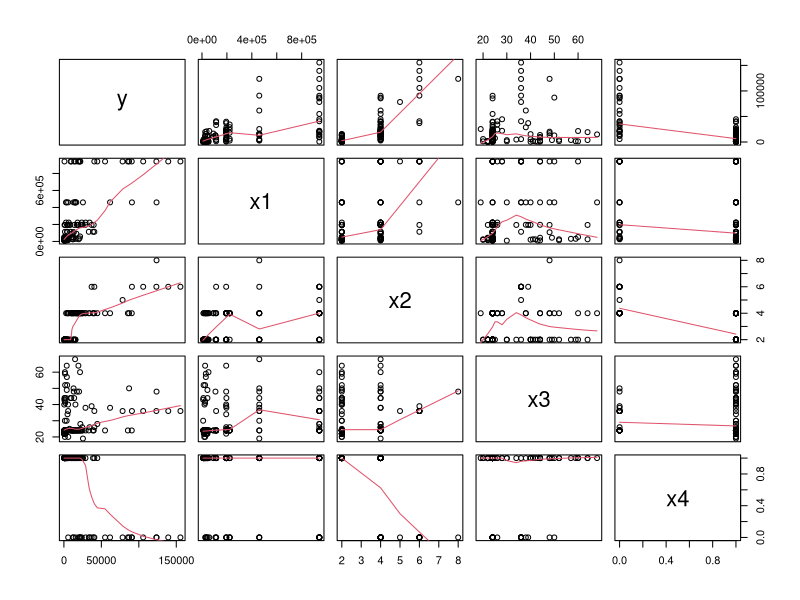
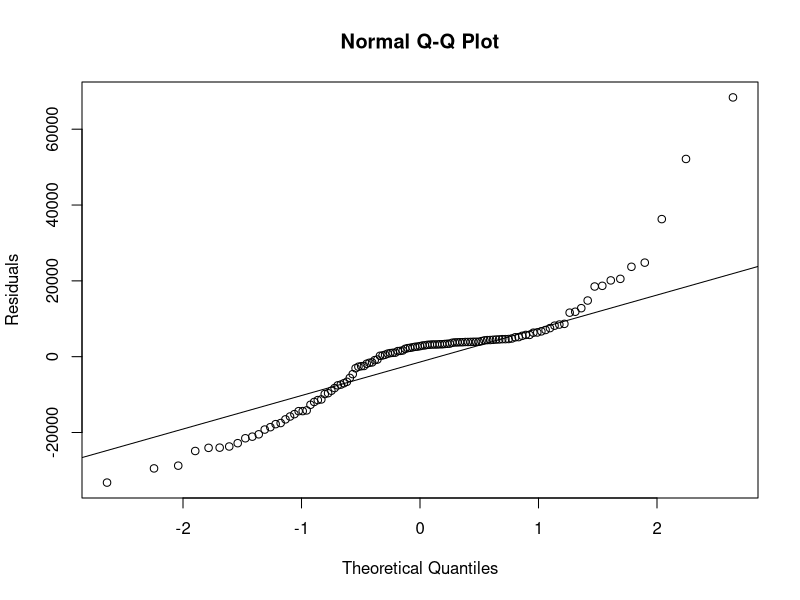
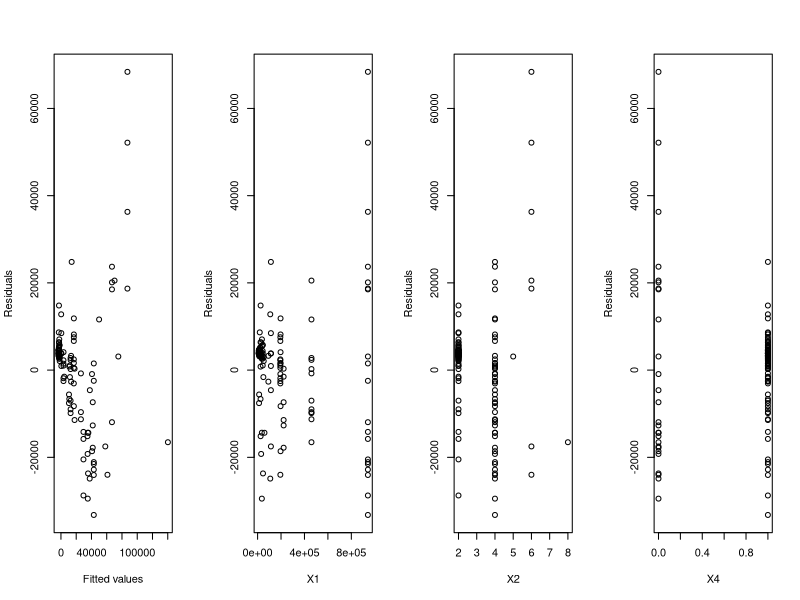
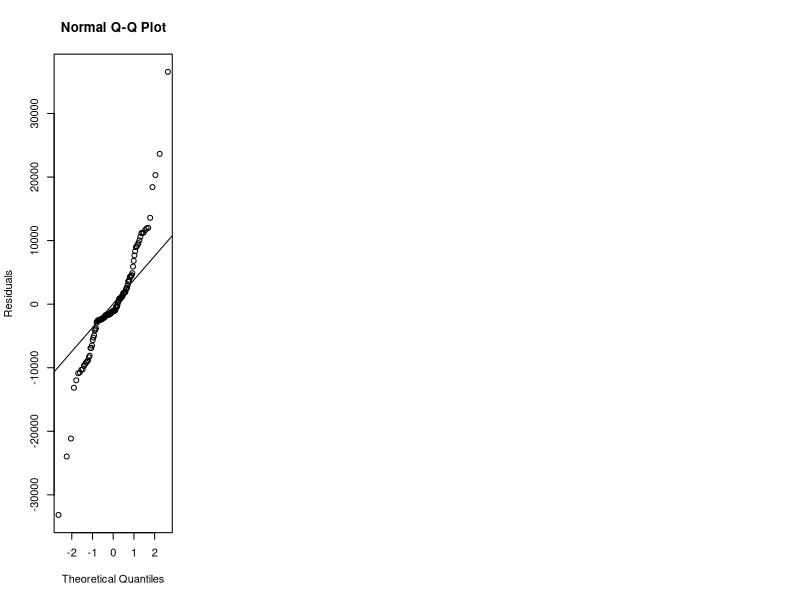

Write the R code that produced these figures, in order.
## ---- chunk 1
knitr::opts_chunk$set(echo = TRUE)
## ---- chunk 2
# read the dataset
data_raw = read.table("aadt.txt",header=FALSE)
# check data by showing the first few entries of data
head(data_raw,5)
## ---- chunk 3
# select only the columns with the predictor and response variable
data = data.frame(y=data_raw$V1,
                  x1=data_raw$V2,
                  x2=data_raw$V3,
                  x3=data_raw$V4,
                  x4=data_raw$V5)

#defining X4 to be 1 if there is access control and 0 if there isn't
data$x4[data$x4==1] <- 0
data$x4[data$x4==2] <- 1

# take a look at the modification to the data
head(data,5)
## ---- chunk 4
# plot the scatter plot matrix
pairs(data,panel=panel.smooth)
## ---- chunk 5
# fit a multiple linear regression model
mlr1 <- lm(y ~ x1+x2+x3+x4+I(exp(x2)), data=data)
summary(mlr1)
## ---- chunk 6
# F-test between 2 models (full and model without predictor variable X3)
mlr1_alt <- lm(y ~ x1+x2+x4+I(exp(x2)), data=data)
# ANOVA
anova(mlr1_alt,mlr1)
## ---- chunk 7
# normality checking
qqnorm(residuals(mlr1_alt), ylab='Residuals')
qqline(residuals(mlr1_alt))
## ---- chunk 8
# draw some plots of the residuals against each predictor variable
par(mfrow=c(1,4))
plot(fitted(mlr1_alt), residuals(mlr1_alt), ylab='Residuals', xlab='Fitted values')
plot(data$x1, residuals(mlr1_alt), ylab='Residuals', xlab='X1')
plot(data$x2, residuals(mlr1_alt), ylab='Residuals', xlab='X2')
plot(data$x4, residuals(mlr1_alt), ylab='Residuals', xlab='X4')
## ---- chunk 9
# fit a multiple linear regression model
mlr2 <- lm(y ~ x1+x2+x4+I(exp(x2))+I(x1*x2)+I(x1*x4), data=data)
summary(mlr2)
## ---- chunk 10
# F-test between 2 models (full and model without predictor variable X4)
mlr2_alt <- lm(y ~ x1+x2+I(exp(x2))+I(x1*x2)+I(x1*x4), data=data)
# ANOVA
anova(mlr2_alt,mlr2)
## ---- chunk 11
# normality checking
qqnorm(residuals(mlr2_alt), ylab='Residuals')
qqline(residuals(mlr2_alt))
## ---- chunk 12
# fit a multiple linear regression model
mlr3 <- lm(y ~ x1+x2+I(exp(x2))+I(x1*x2)+I(x1*x4), data=data)
summary(mlr3)
## ---- chunk 13
# F-test between 3 models (full and model without predictor variable X1X2)
mlr3_alt <- lm(y ~ x1+x2+I(exp(x2))+I(x1*x4), data=data)
# ANOVA
anova(mlr3_alt,mlr3)
## ---- chunk 14
pred_data = data.frame(x1=50000, x2=3, x4=2)
# confidence interval of mean response
predict(mlr3,pred_data,interval='confidence', level=0.95)
# confidence interval of the predicted y value
predict(mlr3,pred_data,interval='prediction', level=0.95)
